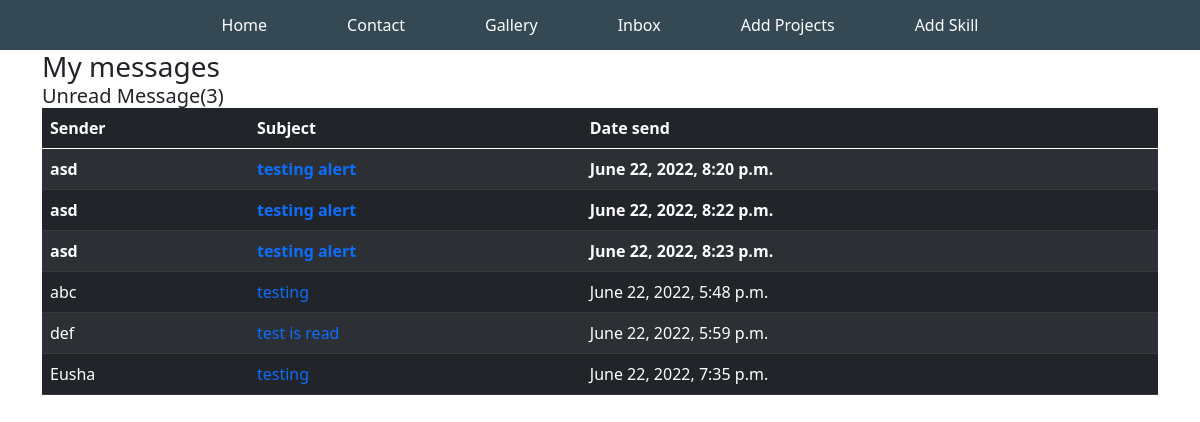
The app's page /inbox/ (signed in), older data.
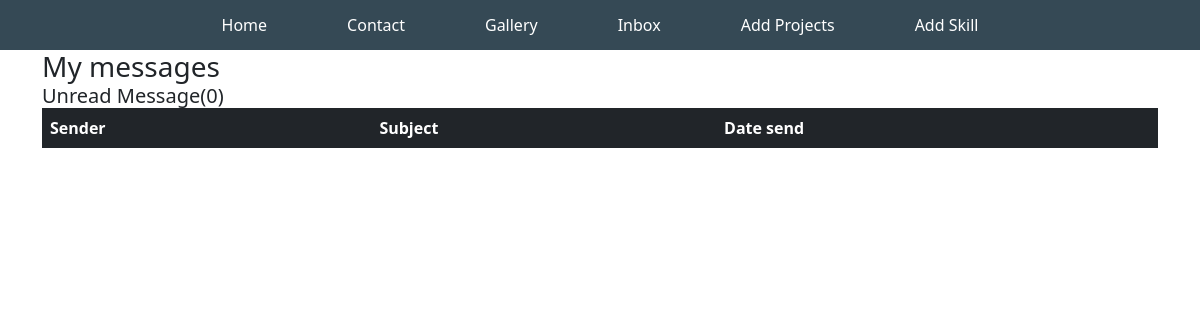
The same page, newer data.
### base/models.py (models this page shows, shortened)
class Message(models.Model):
    name = models.CharField(max_length=200, null=True)
    email = models.CharField(max_length=200, null=True)
    subject = models.CharField(max_length=200, null=True)
    body = models.TextField()
    is_read = models.BooleanField(default=False)
    created = models.DateTimeField(auto_now_add=True)
    id = models.UUIDField(default=uuid.uuid4, unique=True, primary_key=True, editable=False)

### base/views.py (the view)
# urls.py: path('inbox/', views.inboxPage, name="inbox"),
def inboxPage(request):
    inbox = Message.objects.all().order_by('is_read')
    unreadCount = Message.objects.filter(is_read=False).count()
    context = {'inbox': inbox, 'unreadCount': unreadCount}
    return render(request, 'base/inbox.html', context)

### base/templates/base/inbox.html (shortened to what this page needs)
{% extends 'base/main.html' %}
{% load static %}
{% block content %}
<div class="container">
  <h3>My messages</h3>
  <h5>Unread Message({{unreadCount}})</h5>
  <table class="table table-dark table-striped">
    <thead>
      <tr>
        <th>Sender</th>
        <th>Subject</th>
        <th>Date send</th>
      </tr>
    </thead>
    <tbody>
      {% for message in inbox %} {% if message.is_read %}
      <tr>
        {% else %}
      <tr style="font-weight: 900">
        {% endif %}
        <td>{{ message.name }}</td>
        <td> <a href="{% url 'message' message.id %}"> {{ message.subject }}</a></td>
        <td>{{ message.created }}</td>
      </tr>
      {% endfor %}
    </tbody>
  </table>
</div>
{% endblock content %}

### base/templates/base/main.html (shortened to what this page needs)
<!DOCTYPE html>
{% load static %}
<html lang="en">
<head>
    <link href="https://cdn.jsdelivr.net/npm/bootstrap@5.0.2/dist/css/bootstrap.min.css" rel="stylesheet"
>
    <link href="{% static 'fontawesomefree/css/all.min.css' %}" rel="stylesheet" type="text/css">
    <link rel="stylesheet" href="{% static 'styles/main.css' %}">
</head>
<body>
    {% include 'base/navbar.html' %}
    {% block content %}
    {% endblock content %}
</body>
</html>

### base/templates/base/navbar.html
<section class="navigation-bar">
    <a class="nav-link" href="{% url 'home' %}">Home</a>
    <a class="nav-link" href="#">Contact</a>
    <a class="nav-link" href="#">Gallery</a>
    {% if request.user.is_authenticated  %}
    <a class="nav-link" href="{% url 'inbox' %}">Inbox</a>
    <a class="nav-link" href="{% url 'add-project' %}">Add Projects</a>
    <a class="nav-link" href="{% url 'add-skill' %}">Add Skill</a>
    {% endif %}
</section>

### static/styles/main.css (style rules this page uses)
:root { --background-color: #2f3542; --background-light: #f0f8ff; --primary-color: #2ed573; --text-color: #2f3542; --text-light: #f0f8ff; }
* { padding: 0; margin: 0; }
html { font-family: 'Roboto Mono', 'monospace', sans-serif; }
a { text-decoration: none; }
h1,h2,h3,h4,h5,h6 { margin: 0; }
.navigation-bar { background-color: #354955; height: 50px; display: flex; justify-content: center; align-items: center; gap: 3em; }
.nav-link { color: #fff; }

Row changes from the older to the newer data that the page shows:
removed Message: name "asd", subject "testing alert", created "June 22, 2022, 8:20 p.m."
removed Message: name "asd", subject "testing alert", created "June 22, 2022, 8:22 p.m."
removed Message: name "asd", subject "testing alert", created "June 22, 2022, 8:23 p.m."
removed Message: name "abc", subject "testing", created "June 22, 2022, 5:48 p.m."
removed Message: name "def", subject "test is read", created "June 22, 2022, 5:59 p.m."
removed Message: name "Eusha", subject "testing", created "June 22, 2022, 7:35 p.m."
Text that changed along with them:
{{ unreadCount }}: "3" → "0"
